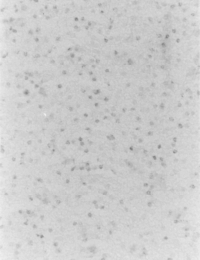
#> input picture tresholding/cel1.png, 200 x 260 px
$ python tresh.py
#> lines starting #> are read from the running program, lines starting #| are printed output that depends on the picture; after the words box and inside, x2 and y2 are one past the last pixel; in counts of white or black regions, pixels touching at a corner belong together
import cv2
import numpy as np
from matplotlib import pyplot as plt


'''
#CELULAS SALUDABLES
img2=cv2.imread('cel1.png',cv2.IMREAD_GRAYSCALE)
img3=cv2.imread('cel2.png',cv2.IMREAD_GRAYSCALE)


#hist = cv2.calcHist([img], [0], None, [256], [0, 256])
hist2 = cv2.calcHist([img3], [0], None, [256], [0, 256])


#plt.plot(hist, color='gray' )
plt.plot(hist2, color='gray' )

plt.xlabel('intensidad de iluminacion')
plt.ylabel('cantidad de pixeles')


height, width= img3.shape
for i in range(height):
    for j in range(width):
        if img3[i][j]>=185 and img3[i][j]<=188:
            img3[i][j]=255

        else:
            img3[i][j]=0
'''

#CELULAS MUERTAS

img2=cv2.imread('cel1.png',cv2.IMREAD_GRAYSCALE)
#> img2 is the input picture: shape (260, 200); min 126, max 240, mean 204.4
img3=cv2.imread('cel2.png',cv2.IMREAD_GRAYSCALE)
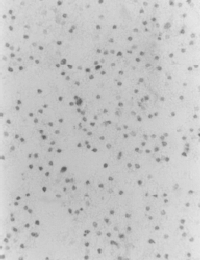
#> input picture tresholding/cel2.png, 200 x 260 px
#> img3 is the input picture: shape (260, 200); min 89, max 235, mean 197.6


#hist = cv2.calcHist([img], [0], None, [256], [0, 256])
hist2 = cv2.calcHist([img3], [0], None, [256], [0, 256])
#> hist2 = 256 values, max 5022 at index 197, min 0 at index 0, mean 203.1


#plt.plot(hist, color='gray' )
plt.plot(hist2, color='gray' )

plt.xlabel('intensidad de iluminacion')
plt.ylabel('cantidad de pixeles')


height, width= img3.shape
#> height = 260; width = 200
for i in range(height):
    for j in range(width):
        if img3[i][j]<=185:
            img3[i][j]=255

        else:
            img3[i][j]=0
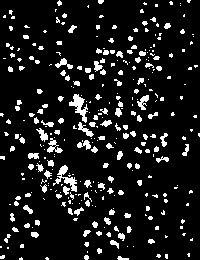
#> img3: shape (260, 200); 10.6% white; 333 white regions (219 under 20 px), largest, box (x1, y1, x2, y2) and area: (69, 94, 88, 123) 227, (53, 165, 77, 192) 217, (47, 138, 63, 153) 107
#<>
#img3.resize(256,256)
cv2.imshow('celulas muertas',img3)


plt.show()
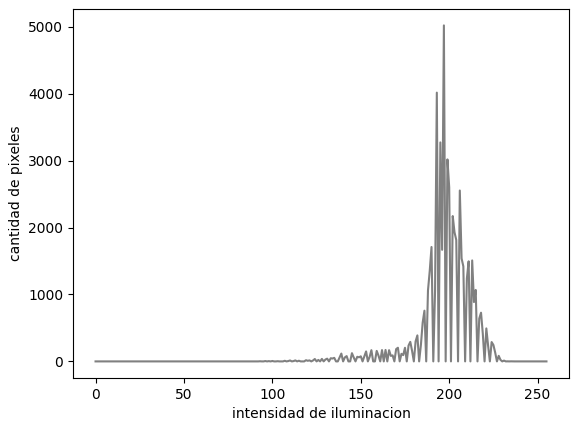
#> figure drawn by matplotlib, 1 panel; curve peaks at x = 197, y = 5022
cv2.destroyAllWindows()
